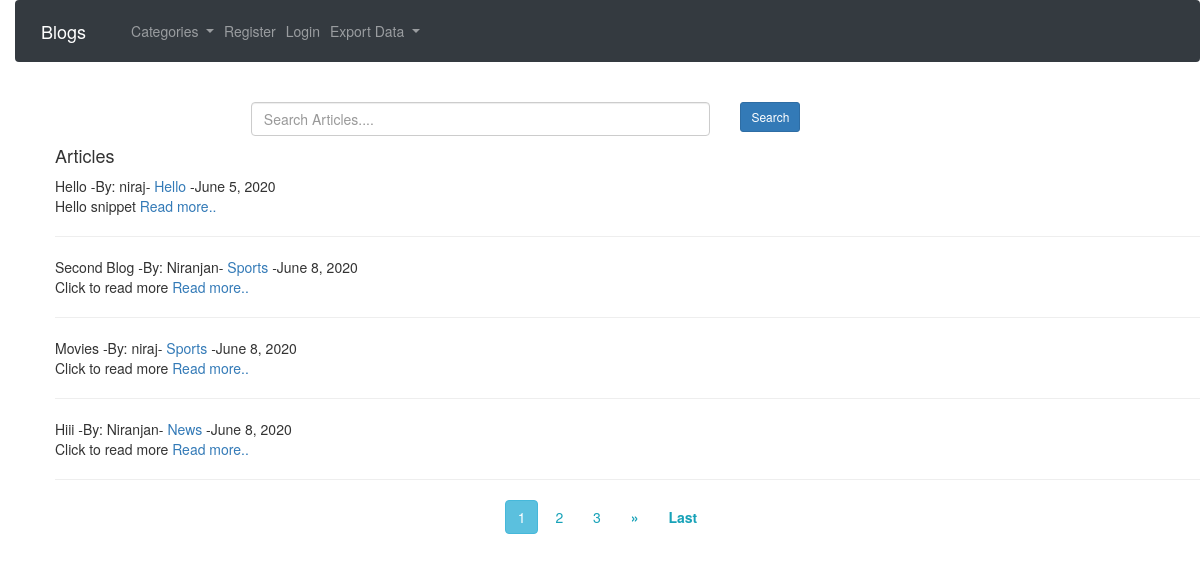
The app's page /, older data.
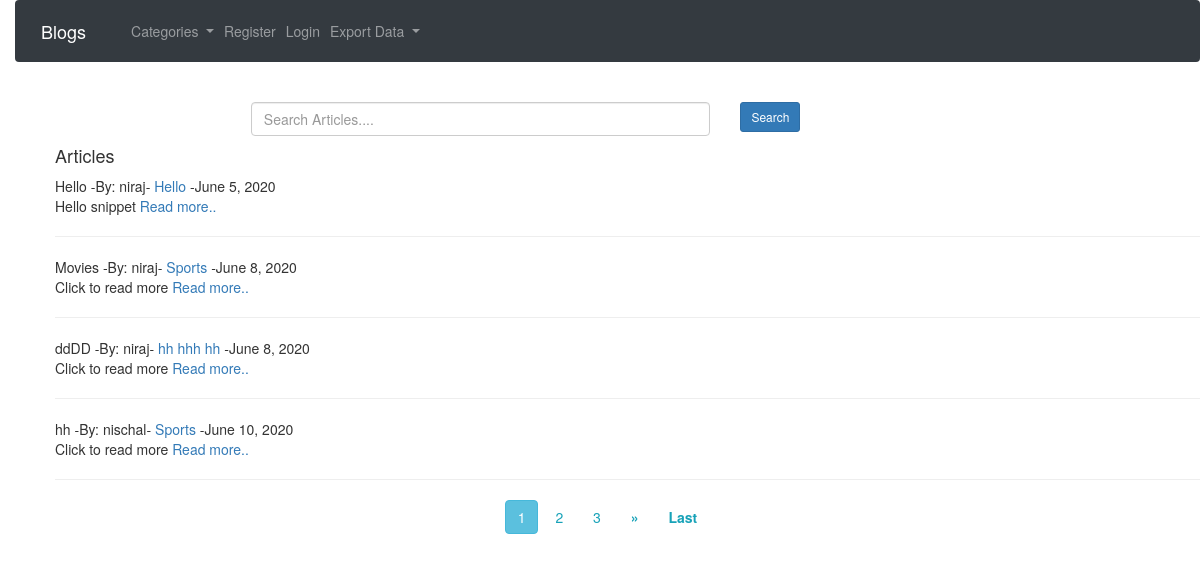
The same page, newer data.
### Theblogs/models.py (models this page shows, shortened)
class Post(models.Model):
	title = models.CharField(max_length=255)
	author = models.ForeignKey(User, on_delete=models.CASCADE)
	header_image=models.ImageField(null=True, blank=True, upload_to='images/')
	category=models.CharField(max_length=255, default='Sports')
	snippet = models.TextField()
	body = RichTextField(blank=True,null=True)
	published_date=models.DateField(auto_now_add=True)
	likes=models.ManyToManyField(User, related_name='blog_posts')
	blog_views=models.IntegerField(default=0)

### Theblogs/views.py (the view)
# urls.py: path('', HomeView.as_view(), name='home'),
class HomeView(ListView):
	model = Post
	template_name='Theblog/index.html'
	ordering = ['-id']
	paginate_by=4
	def get_context_data(self,*args,**kwargs):
		cat_menu=Categories.objects.all()
		context=super(HomeView,self).get_context_data(*args, **kwargs)
		context['cat_menu']=cat_menu
		return context
	def get_queryset(self):
		query = self.request.GET.get('q')
		if query:
			queryset=[]
			queries=query.split(" ")
			for i in queries: # Thifrom hitcount.views import HitCountDetailViews part removes the word with single letter which makes the search result good.
				if len(i) ==1:
					queries.remove(i)
			if queries:
				for q in queries:
					print(q)
					posts = self.model.objects.filter(Q(title__icontains=q) | Q(body__icontains=q) | Q(snippet__icontains=q))
					for post in posts:
						queryset.append(post)
				return list(set(queryset))
			else:
				queryset=self.model.objects.all()
		else:
			queryset=self.model.objects.all()
		return queryset

### Theblogs/models.py (called while the page is built)
	def __str__(self):
		return self.name

### Theblogs/templates/Theblog/index.html (shortened to what this page needs)
{% extends 'Theblog/base.html' %}
{% block content %}
<ul>
	<br>
	<div class="row">
		<div class="col-sm-2">
		</div>
		<div class="col-sm-5">
				<form method="GET">
			<input type="text" name='q' value='{{ request.GET.q }}' class="form-control"placeholder="Search Articles....">
		</div>
		<div class="col-sm-3">
			 <button class="btn btn-sm btn-primary" type='submit'>Search</button>
		</div>
		<div class="col-sm-2">
		</div>
	</div>
	<h4>Articles</h4>
{% for post in object_list %}
	{{post.title}} -By: {{post.author}}- <a href="{% url 'category' post.category|slugify %}">{{post.category}}</a> -{{post.published_date}}<br>
	{{post.snippet}}
	<a href="{% url 'article_detail' post.id %}">Read more.. </a>
	<hr>
{% endfor %}
</ul>
<center>
{% if is_paginated %}
	{% for num in page_obj.paginator.page_range %}
		{% if page_obj.number == num %}
			<a class="btn btn-info mb-4" href="?page={{num}}">{{num}}</a>
		{% elif num > page_obj.number|add:'-3' and num < page_obj.number|add:'3' %}
			<a class="btn btn-outline-info mb-4" href="?page={{num}}">{{num}}</a>
		{% endif %}
	{% endfor %}
	    {% if page_obj.has_next %}
		    <a class="btn btn-outline-info mb-4" href="?page={{page_obj.next_page_number}}"><b>&raquo;</b></a>
		    <a class="btn btn-outline-info mb-4" href="?page={{page_obj.paginator.num_pages}}"><b>Last</b></a>
	    {% endif %}
{% endif %}
</center>
{% endblock content %}

Row changes from the older to the newer data that the page shows:
removed Post: title "Second Blog", author "Niranjan", category "Sports", published_date "June 8, 2020", snippet "Click to read more"
removed Post: title "Hiii", author "Niranjan", category "News", published_date "June 8, 2020", snippet "Click to read more"
now on this page (row unchanged): Post: title "ddDD", author "niraj", category "hh hhh hh", published_date "June 8, 2020", snippet "Click to read more"
now on this page (row unchanged): Post: title "hh", author "nischal", category "Sports", published_date "June 10, 2020", snippet "Click to read more"
